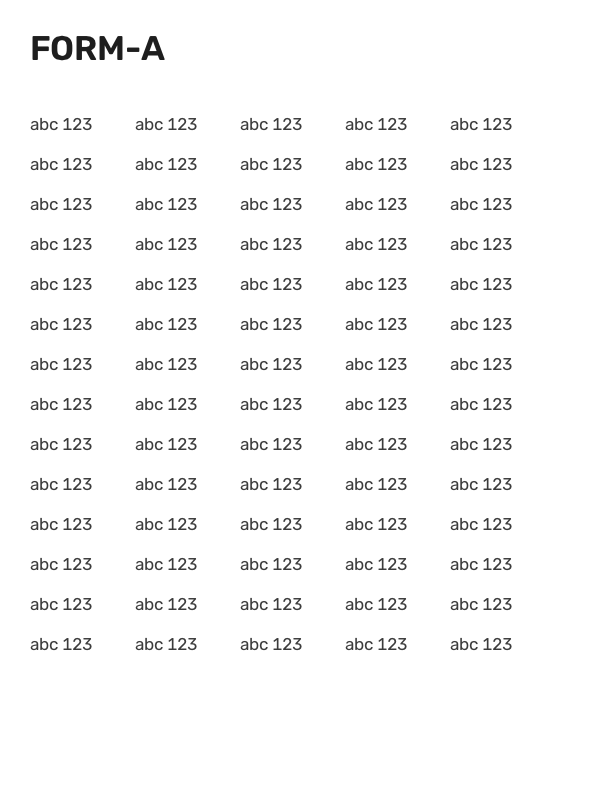
#> input picture frontend/e2e/fixtures/form-a.png, 600 x 800 px
$ python -i preprocess.py   (imports and definitions only)   (older library calls are emulated)
#> lines starting #> are read from the running program, lines starting #| are printed output that depends on the picture; after the words box and inside, x2 and y2 are one past the last pixel; in counts of white or black regions, pixels touching at a corner belong together
#> further down, picture is the input picture: shape (800, 600, 3); min 30, max 255, mean 247.6
"""Local image cleanup before any model call: perspective, deskew, contrast.

Every step is conservative: if it cannot find what it needs, it returns the
input unchanged rather than guessing.
"""
from __future__ import annotations

from dataclasses import dataclass, field

import cv2
import numpy as np

MAX_DESKEW_DEG = 15.0


@dataclass
class PreprocessResult:
    image: np.ndarray
    steps: list[str] = field(default_factory=list)
    low_quality: bool = False


# [28 lines left out: functions _order_corners, fix_perspective, not called in this run]


def _profile_score(binary: np.ndarray, angle: float) -> float:
    h, w = binary.shape
    m = cv2.getRotationMatrix2D((w / 2, h / 2), angle, 1.0)
    rot = cv2.warpAffine(binary, m, (w, h), flags=cv2.INTER_NEAREST, borderValue=0)
    rows = rot.sum(axis=1, dtype=np.float64)
    return float(np.var(np.diff(rows)))


def estimate_skew(gray: np.ndarray) -> float:
    """Small-angle skew in degrees (projection profile: text rows are sharpest when level)."""
    scale = 800 / gray.shape[1]
    small = cv2.resize(gray, None, fx=scale, fy=scale, interpolation=cv2.INTER_AREA)
    binary = cv2.threshold(small, 0, 1, cv2.THRESH_BINARY_INV + cv2.THRESH_OTSU)[1]
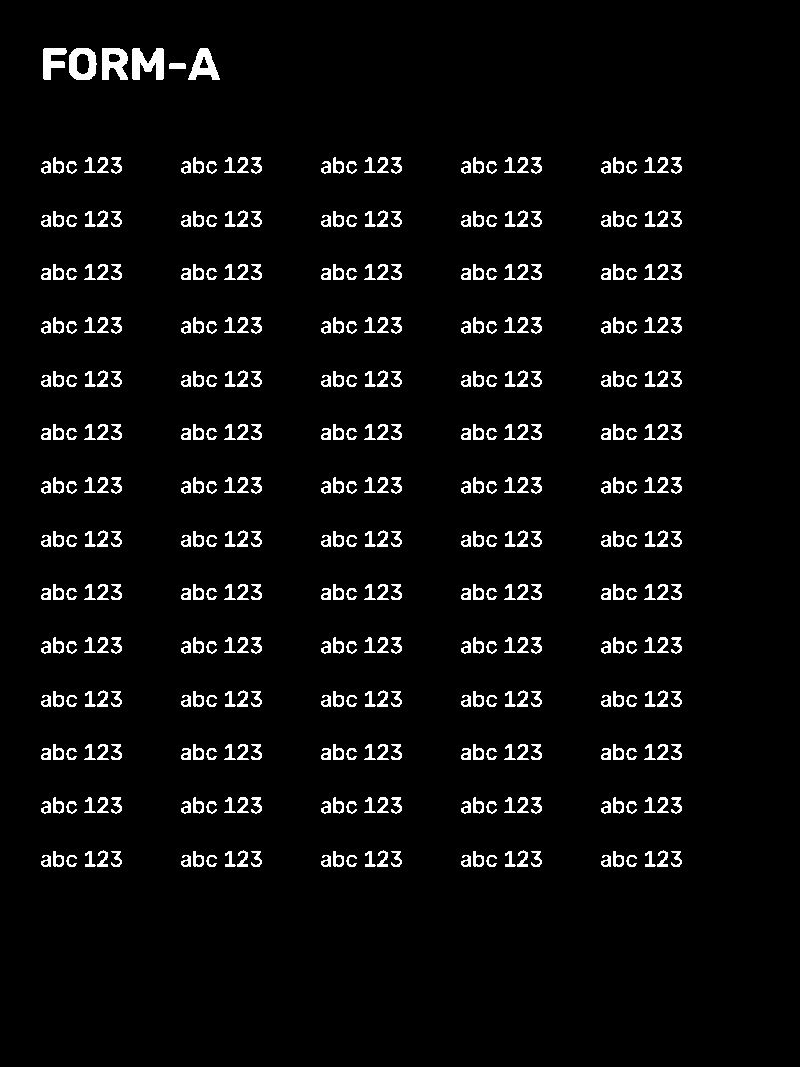
#> binary: shape (1067, 800); values 0 (black) and 1 (white), 4.4% white; 426 white regions, largest, box (x1, y1, x2, y2) and area: (132, 48, 164, 80) 698, (102, 48, 128, 80) 583, (69, 48, 97, 80) 572
    coarse = max(np.arange(-MAX_DESKEW_DEG, MAX_DESKEW_DEG + 0.01, 1.0), key=lambda a: _profile_score(binary, a))
#> in _profile_score, `rows = rot.sum(axis=1, dtype=np.float64)`: rows = 1067 values, max 79 at index 402, min 0 at index 49, mean 34.12
#> coarse = 0
    fine = max(np.arange(coarse - 1, coarse + 1.01, 0.1), key=lambda a: _profile_score(binary, a))
#> in _profile_score (call 38), `m = cv2.getRotationMatrix2D((w / 2, h / 2), angle, 1.0)`: m = [[1, -0.00698, 3.73], [0.00698, 1, -2.78]]
#> in _profile_score (call 38), `rot = cv2.warpAffine(binary, m, (w, h), flags=cv2.INTER_NEAREST, borde..`:
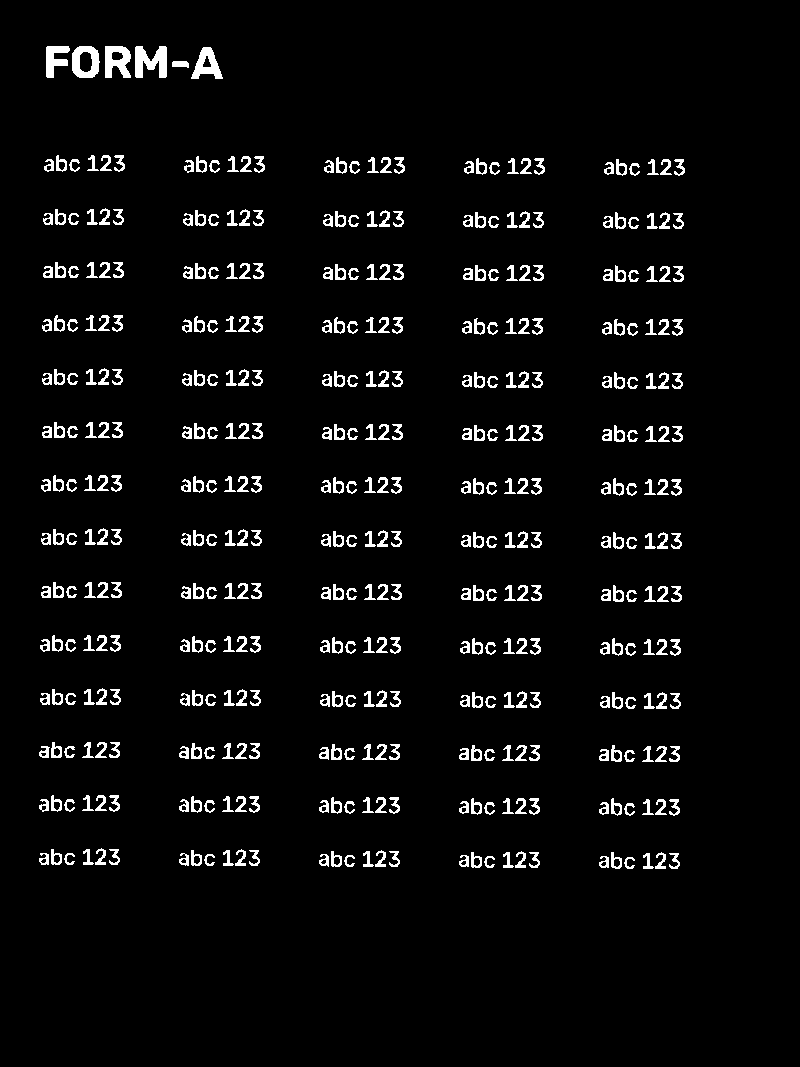
#> rot: shape (1067, 800); values 0 (black) and 1 (white), 4.4% white; 426 white regions, largest, box (x1, y1, x2, y2) and area: (135, 46, 167, 78) 698, (105, 46, 131, 78) 583, (72, 46, 100, 78) 572
#> in _profile_score (call 38), `rows = rot.sum(axis=1, dtype=np.float64)`: rows = 1067 values, max 211 at index 277, min 0 at index 0, mean 35.4
#> in _profile_score (call 39), `m = cv2.getRotationMatrix2D((w / 2, h / 2), angle, 1.0)`: m = [[1, -0.00524, 2.8], [0.00524, 1, -2.09]]
#> in _profile_score (call 39), `rot = cv2.warpAffine(binary, m, (w, h), flags=cv2.INTER_NEAREST, borde..`:
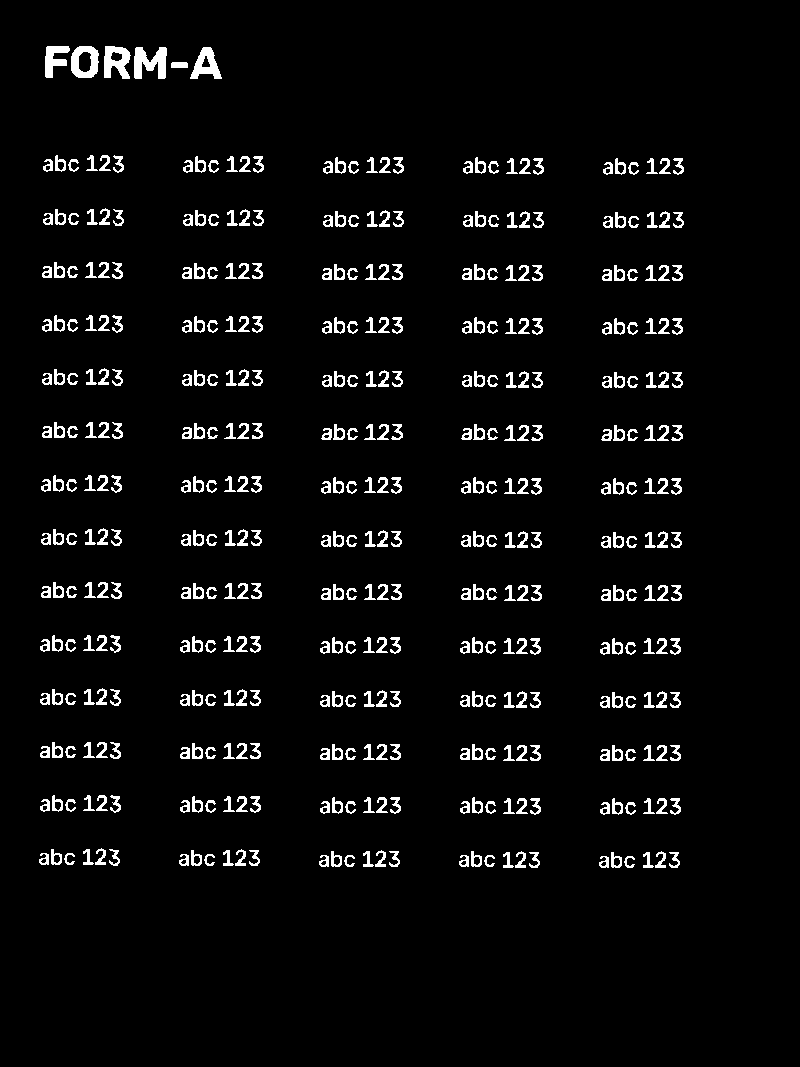
#> rot: shape (1067, 800); values 0 (black) and 1 (white), 4.4% white; 426 white regions, largest, box (x1, y1, x2, y2) and area: (134, 47, 167, 79) 698, (104, 46, 131, 79) 583, (71, 46, 99, 78) 572
#> in _profile_score (call 39), `rows = rot.sum(axis=1, dtype=np.float64)`: rows = 1067 values, max 223 at index 277, min 0 at index 0, mean 35.4
#> in _profile_score (call 40), `m = cv2.getRotationMatrix2D((w / 2, h / 2), angle, 1.0)`: m = [[1, -0.00349, 1.86], [0.00349, 1, -1.39]]
#> in _profile_score (call 40), `rot = cv2.warpAffine(binary, m, (w, h), flags=cv2.INTER_NEAREST, borde..`:
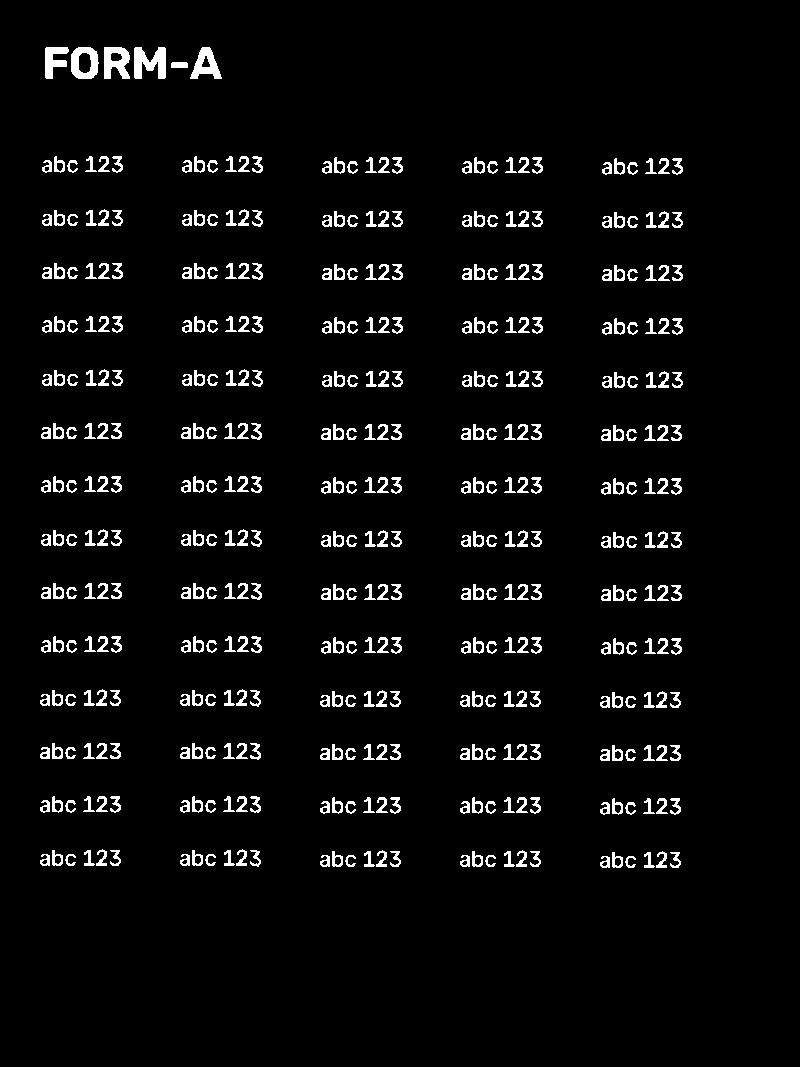
#> rot: shape (1067, 800); values 0 (black) and 1 (white), 4.4% white; 426 white regions, largest, box (x1, y1, x2, y2) and area: (134, 47, 166, 79) 698, (104, 47, 130, 79) 583, (71, 47, 99, 79) 572
#> in _profile_score (call 40), `rows = rot.sum(axis=1, dtype=np.float64)`: rows = 1067 values, max 277 at index 278, min 0 at index 0, mean 35.4
#> fine = -2.22e-16
    return float(fine)


# [4 lines left out: function deskew, not called in this run]


def is_dark(gray: np.ndarray) -> bool:
    return float(np.mean(gray)) < 150


# [5 lines left out: function enhance_contrast, not called in this run]


def blur_score(gray: np.ndarray) -> float:
    return float(cv2.Laplacian(gray, cv2.CV_64F).var())


def preprocess(img: np.ndarray, is_photo: bool = False) -> PreprocessResult:
    res = PreprocessResult(image=img)
    if is_photo:
        flat = fix_perspective(res.image)
        if flat is not None:
            res.image = flat
            res.steps.append("perspective")
    gray = cv2.cvtColor(res.image, cv2.COLOR_BGR2GRAY)
    angle = estimate_skew(gray)
#> angle = -2.22e-16
    if 0.3 <= abs(angle) <= MAX_DESKEW_DEG:
        res.image = deskew(res.image, angle)
        res.steps.append(f"deskew:{angle:.1f}")
        gray = cv2.cvtColor(res.image, cv2.COLOR_BGR2GRAY)
    if is_dark(gray):
        res.image = enhance_contrast(res.image)
        res.steps.append("contrast")
        gray = cv2.cvtColor(res.image, cv2.COLOR_BGR2GRAY)
    if blur_score(gray) < 50:
        res.low_quality = True
        res.steps.append("low_quality")
    return res

>>> import cv2
>>> picture = cv2.imread('../../../frontend/e2e/fixtures/form-a.png')
>>> result = preprocess(picture)

$ run again, on frontend/e2e/fixtures/sideways-flipped.png
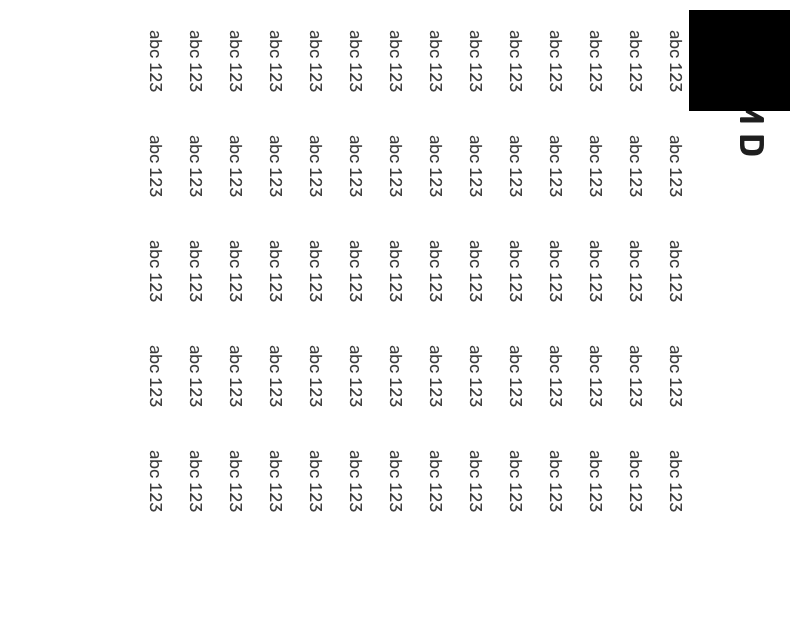
#> input picture frontend/e2e/fixtures/sideways-flipped.png, 800 x 630 px
#> picture is the input picture: shape (630, 800, 3); min 0, max 255, mean 243.3
#> in estimate_skew, `binary = cv2.threshold(small, 0, 1, cv2.THRESH_BINARY_INV + cv2.THRESH..`:
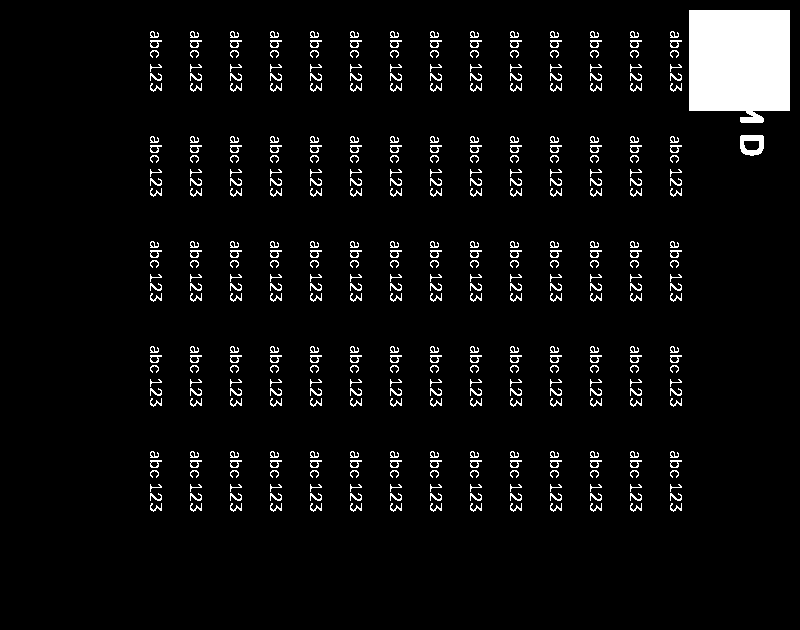
#> binary: shape (630, 800); values 0 (black) and 1 (white), 5.3% white; 422 white regions, largest, box (x1, y1, x2, y2) and area: (689, 10, 790, 123) 10394, (740, 135, 764, 156) 331, (150, 40, 162, 48) 48
#> rot: shape (630, 800); values 0 (black) and 1 (white), 4.3% white; 413 white regions (2 under 20 px), largest, box (x1, y1, x2, y2) and area: (732, 95, 800, 223) 5915, (772, 229, 798, 253) 331, (219, 8, 235, 27) 73
#> rows = 630 values, max 106 at index 185, min 0 at index 577, mean 34.62
#> rot: shape (630, 800); values 0 (black) and 1 (white), 4.4% white; 417 white regions (2 under 20 px), largest, box (x1, y1, x2, y2) and area: (730, 89, 800, 216) 6223, (770, 223, 797, 246) 333, (164, 215, 179, 234) 71
#> rot: shape (630, 800); values 0 (black) and 1 (white), 4.5% white; 414 white regions, largest, box (x1, y1, x2, y2) and area: (728, 83, 800, 209) 6520, (769, 216, 795, 240) 331, (513, 300, 528, 319) 72
#> rot: shape (630, 800); values 0 (black) and 1 (white), 4.5% white; 418 white regions (2 under 20 px), largest, box (x1, y1, x2, y2) and area: (725, 77, 800, 202) 6829, (767, 210, 793, 233) 333, (713, 126, 728, 144) 74
#> rot: shape (630, 800); values 0 (black) and 1 (white), 4.6% white; 420 white regions, largest, box (x1, y1, x2, y2) and area: (723, 71, 800, 196) 7153, (766, 203, 791, 226) 329, (435, 67, 449, 85) 72
#> rot: shape (630, 800); values 0 (black) and 1 (white), 4.7% white; 419 white regions, largest, box (x1, y1, x2, y2) and area: (720, 65, 800, 189) 7486, (764, 197, 790, 220) 332, (255, 142, 269, 160) 72
#> rot: shape (630, 800); values 0 (black) and 1 (white), 4.7% white; 422 white regions (1 under 20 px), largest, box (x1, y1, x2, y2) and area: (717, 59, 800, 182) 7831, (762, 191, 788, 213) 328, (455, 152, 468, 161) 50
#> rot: shape (630, 800); values 0 (black) and 1 (white), 4.8% white; 421 white regions, largest, box (x1, y1, x2, y2) and area: (715, 53, 800, 175) 8181, (760, 184, 785, 207) 332, (462, 71, 476, 89) 70
#> rot: shape (630, 800); values 0 (black) and 1 (white), 4.9% white; 420 white regions, largest, box (x1, y1, x2, y2) and area: (712, 47, 800, 169) 8542, (758, 178, 783, 200) 331, (619, 407, 632, 425) 71
#> rot: shape (630, 800); values 0 (black) and 1 (white), 5% white; 422 white regions, largest, box (x1, y1, x2, y2) and area: (709, 42, 800, 162) 8921, (756, 172, 781, 194) 331, (328, 136, 340, 145) 50
#> rot: shape (630, 800); values 0 (black) and 1 (white), 5% white; 421 white regions, largest, box (x1, y1, x2, y2) and area: (706, 36, 800, 155) 9305, (753, 165, 778, 187) 331, (135, 462, 148, 479) 72
#> rot: shape (630, 800); values 0 (black) and 1 (white), 5.1% white; 422 white regions, largest, box (x1, y1, x2, y2) and area: (703, 31, 800, 149) 9702, (751, 159, 776, 181) 330, (362, 142, 374, 150) 50
#> rot: shape (630, 800); values 0 (black) and 1 (white), 5.2% white; 422 white regions, largest, box (x1, y1, x2, y2) and area: (699, 26, 800, 142) 10110, (748, 153, 773, 175) 331, (204, 29, 217, 38) 49
#> rot: shape (630, 800); values 0 (black) and 1 (white), 5.3% white; 422 white regions, largest, box (x1, y1, x2, y2) and area: (696, 20, 800, 136) 10395, (746, 147, 770, 168) 330, (519, 44, 532, 52) 49
#> rot: shape (630, 800); values 0 (black) and 1 (white), 5.3% white; 422 white regions, largest, box (x1, y1, x2, y2) and area: (693, 15, 795, 129) 10395, (743, 141, 767, 162) 331, (193, 141, 205, 149) 49
#> rot: shape (630, 800); values 0 (black) and 1 (white), 5.3% white; 421 white regions, largest, box (x1, y1, x2, y2) and area: (684, 3, 786, 117) 10395, (737, 129, 761, 150) 331, (426, 63, 438, 81) 71
#> rot: shape (630, 800); values 0 (black) and 1 (white), 5.2% white; 420 white regions, largest, box (x1, y1, x2, y2) and area: (678, 0, 783, 111) 10231, (734, 122, 758, 144) 331, (581, 57, 594, 75) 71
#> rot: shape (630, 800); values 0 (black) and 1 (white), 5.1% white; 420 white regions, largest, box (x1, y1, x2, y2) and area: (673, 0, 779, 105) 9650, (730, 116, 755, 138) 331, (462, 165, 475, 183) 72
#> rot: shape (630, 800); values 0 (black) and 1 (white), 5% white; 416 white regions, largest, box (x1, y1, x2, y2) and area: (668, 0, 775, 100) 9085, (727, 110, 751, 132) 331, (195, 393, 208, 410) 72
#> rot: shape (630, 800); values 0 (black) and 1 (white), 4.9% white; 416 white regions, largest, box (x1, y1, x2, y2) and area: (663, 0, 771, 94) 8528, (723, 104, 748, 126) 330, (506, 264, 519, 282) 71
#> rot: shape (630, 800); values 0 (black) and 1 (white), 4.8% white; 414 white regions, largest, box (x1, y1, x2, y2) and area: (657, 0, 766, 88) 7983, (719, 98, 745, 120) 332, (216, 187, 229, 205) 73
#> rot: shape (630, 800); values 0 (black) and 1 (white), 4.7% white; 415 white regions, largest, box (x1, y1, x2, y2) and area: (652, 0, 762, 83) 7440, (716, 92, 741, 115) 329, (609, 458, 623, 476) 72
#> rot: shape (630, 800); values 0 (black) and 1 (white), 4.6% white; 411 white regions (1 under 20 px), largest, box (x1, y1, x2, y2) and area: (648, 0, 758, 77) 6905, (712, 86, 737, 109) 329, (172, 198, 186, 216) 73
#> rot: shape (630, 800); values 0 (black) and 1 (white), 4.4% white; 415 white regions, largest, box (x1, y1, x2, y2) and area: (643, 0, 753, 72) 6378, (708, 81, 733, 103) 331, (351, 67, 365, 86) 72
#> rot: shape (630, 800); values 0 (black) and 1 (white), 4.3% white; 410 white regions (1 under 20 px), largest, box (x1, y1, x2, y2) and area: (638, 0, 748, 67) 5859, (704, 75, 729, 98) 332, (401, 378, 416, 397) 73
#> rot: shape (630, 800); values 0 (black) and 1 (white), 4.2% white; 411 white regions (1 under 20 px), largest, box (x1, y1, x2, y2) and area: (633, 0, 744, 61) 5345, (700, 69, 726, 92) 333, (402, 378, 417, 396) 73
#> rot: shape (630, 800); values 0 (black) and 1 (white), 4.1% white; 409 white regions (3 under 20 px), largest, box (x1, y1, x2, y2) and area: (628, 0, 739, 56) 4841, (695, 64, 721, 87) 332, (573, 20, 588, 38) 73
#> rot: shape (630, 800); values 0 (black) and 1 (white), 4% white; 401 white regions (4 under 20 px), largest, box (x1, y1, x2, y2) and area: (624, 0, 734, 51) 4341, (691, 58, 717, 82) 331, (171, 432, 186, 450) 74
#> rot: shape (630, 800); values 0 (black) and 1 (white), 3.9% white; 400 white regions, largest, box (x1, y1, x2, y2) and area: (619, 0, 729, 47) 3836, (687, 53, 713, 76) 333, (303, 295, 318, 313) 76
#> rot: shape (630, 800); values 0 (black) and 1 (white), 3.8% white; 402 white regions (2 under 20 px), largest, box (x1, y1, x2, y2) and area: (615, 0, 724, 43) 3356, (682, 47, 708, 71) 330, (380, 276, 395, 294) 75
#> coarse = 0
#> rot: shape (630, 800); values 0 (black) and 1 (white), 5.3% white; 422 white regions, largest, box (x1, y1, x2, y2) and area: (692, 15, 795, 129) 10395, (743, 140, 767, 162) 330, (154, 36, 166, 44) 48
#> rot: shape (630, 800); values 0 (black) and 1 (white), 5.3% white; 422 white regions, largest, box (x1, y1, x2, y2) and area: (692, 14, 794, 128) 10395, (742, 140, 766, 161) 331, (154, 37, 166, 45) 48
#> rot: shape (630, 800); values 0 (black) and 1 (white), 5.3% white; 422 white regions, largest, box (x1, y1, x2, y2) and area: (691, 14, 794, 127) 10393, (742, 139, 766, 160) 331, (153, 37, 165, 45) 48
#> rot: shape (630, 800); values 0 (black) and 1 (white), 5.3% white; 422 white regions, largest, box (x1, y1, x2, y2) and area: (691, 13, 793, 127) 10394, (742, 139, 766, 160) 331, (153, 37, 165, 45) 48
#> rot: shape (630, 800); values 0 (black) and 1 (white), 5.3% white; 422 white regions, largest, box (x1, y1, x2, y2) and area: (691, 13, 793, 126) 10395, (741, 138, 766, 159) 331, (471, 251, 483, 259) 49
#> rot: shape (630, 800); values 0 (black) and 1 (white), 5.3% white; 422 white regions, largest, box (x1, y1, x2, y2) and area: (690, 12, 792, 126) 10394, (741, 137, 765, 158) 331, (152, 38, 164, 46) 48
#> rot: shape (630, 800); values 0 (black) and 1 (white), 5.3% white; 422 white regions, largest, box (x1, y1, x2, y2) and area: (690, 12, 792, 125) 10394, (741, 137, 765, 158) 331, (151, 39, 163, 47) 48
#> m = [[1, -0.00349, 1.1], [0.00349, 1, -1.39]]
#> in _profile_score (call 40), `rot = cv2.warpAffine(binary, m, (w, h), flags=cv2.INTER_NEAREST, borde..`:
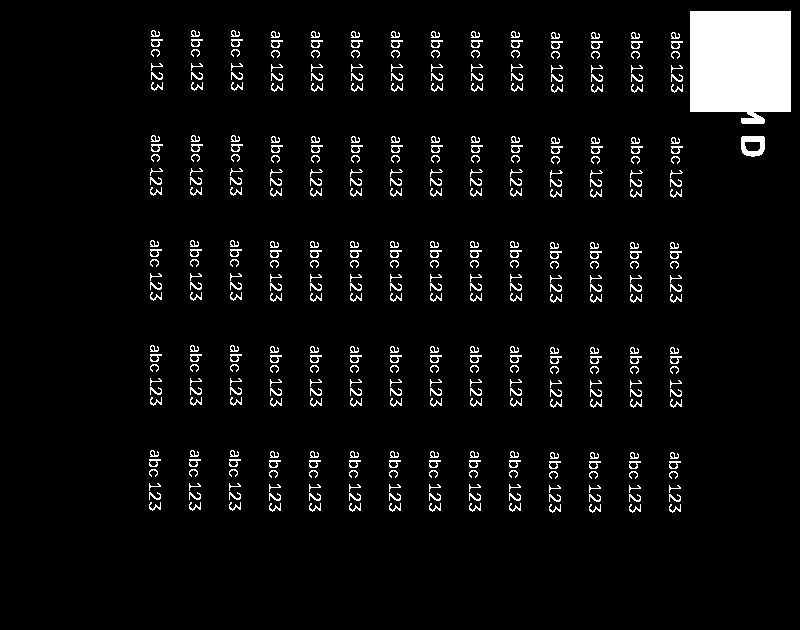
#> rot: shape (630, 800); values 0 (black) and 1 (white), 5.3% white; 422 white regions, largest, box (x1, y1, x2, y2) and area: (690, 11, 791, 124) 10394, (741, 136, 765, 157) 331, (151, 39, 163, 47) 48
#> rows = 630 values, max 239 at index 41, min 0 at index 0, mean 42.03
#> fine = -0.1
